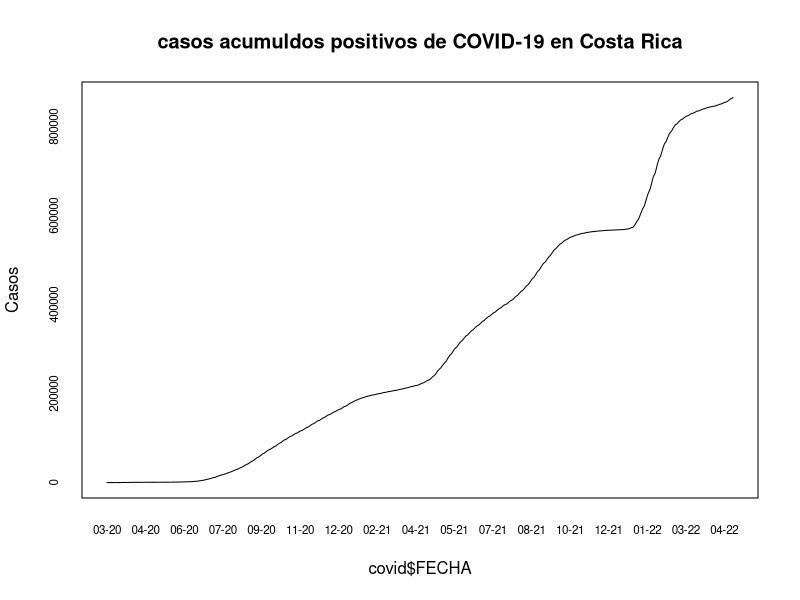
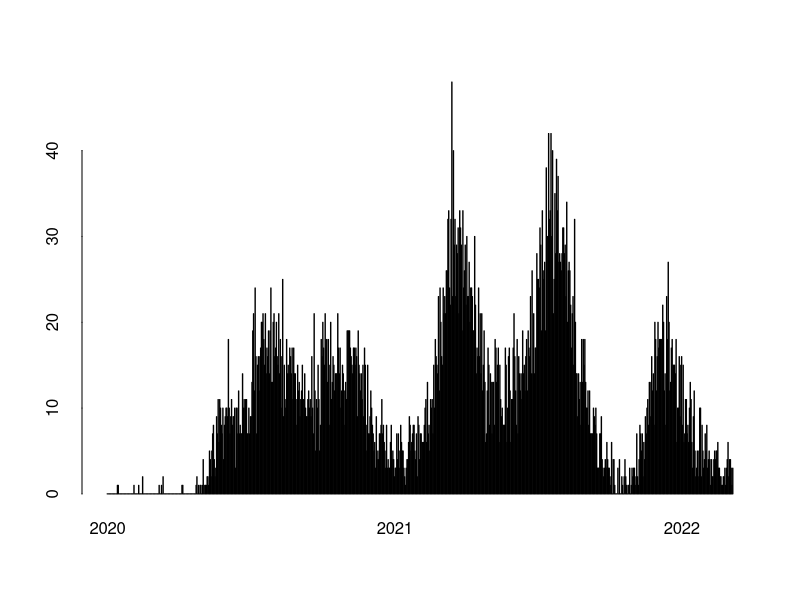

Recreate these plots in R, in order.
## ---- chunk 1
knitr::opts_chunk$set(echo = TRUE)
## ---- chunk 2
covid <- read.csv(file= "05_10_22_CSV_GENERAL.csv", sep= ";")
## ---- chunk 3
options(scipen = 7)
## ---- chunk 4
covid$FECHA <- as.Date(covid$FECHA, format = "%d/%m/%Y")
## ---- chunk 5
plot(
  covid$FECHA,
  covid$positivos,
  type = "l",
  xaxt = "n",
  yaxt = "n",
  main = "casos acumuldos positivos de COVID-19 en Costa Rica",
  xlb = "Fecha",
  ylab = "Casos"
)

# Formato del eje x
axis(
  side = 1,
  covid$FECHA,
  tick = FALSE,
  format(covid$FECHA, "%m-%y"),
  cex.axis = .7
)

# Formato del eje y
axis(
  side = 2,
  covid$fallecidos,
  labels = TRUE,  
  at = seq(0,1000000, by = 200000),
  cex.axis = .7
)
## ---- chunk 6
# Gráfico de barras
barplot(
  height=covid$nue_falleci,
  names.arg=format(covid$FECHA, "%Y"),
  ann = FALSE, 
  bty = "n", 
  tck = 0, 
  xaxt = "n",
  space = 1,
  main="Casos fallecidos por día",
  xlab = "Fecha",
  ylab = "Casos fallecidos",
  col = "black"
)
# Fechas minima y máxima
x_min <- min(covid$FECHA)
x_max <- max(covid$FECHA)
# Formato del eje X
axis(
  side = 1,
  at = match(seq(as.Date(x_min), x_max, "years"), covid$FECHA) * (1 + 1),
  labels = format(seq(as.Date(x_min), x_max, "years"), "%Y"),
  lwd = 0)
